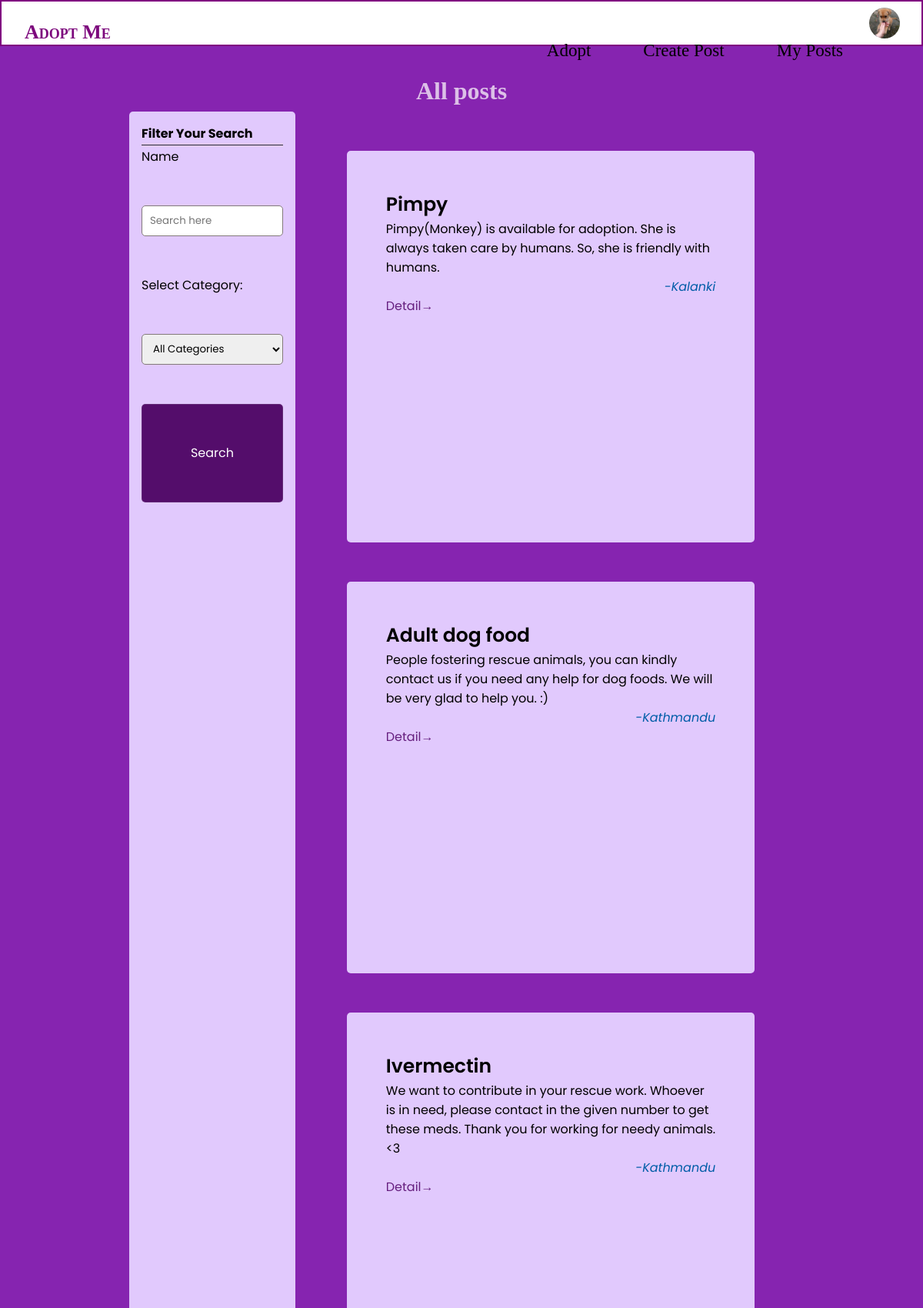
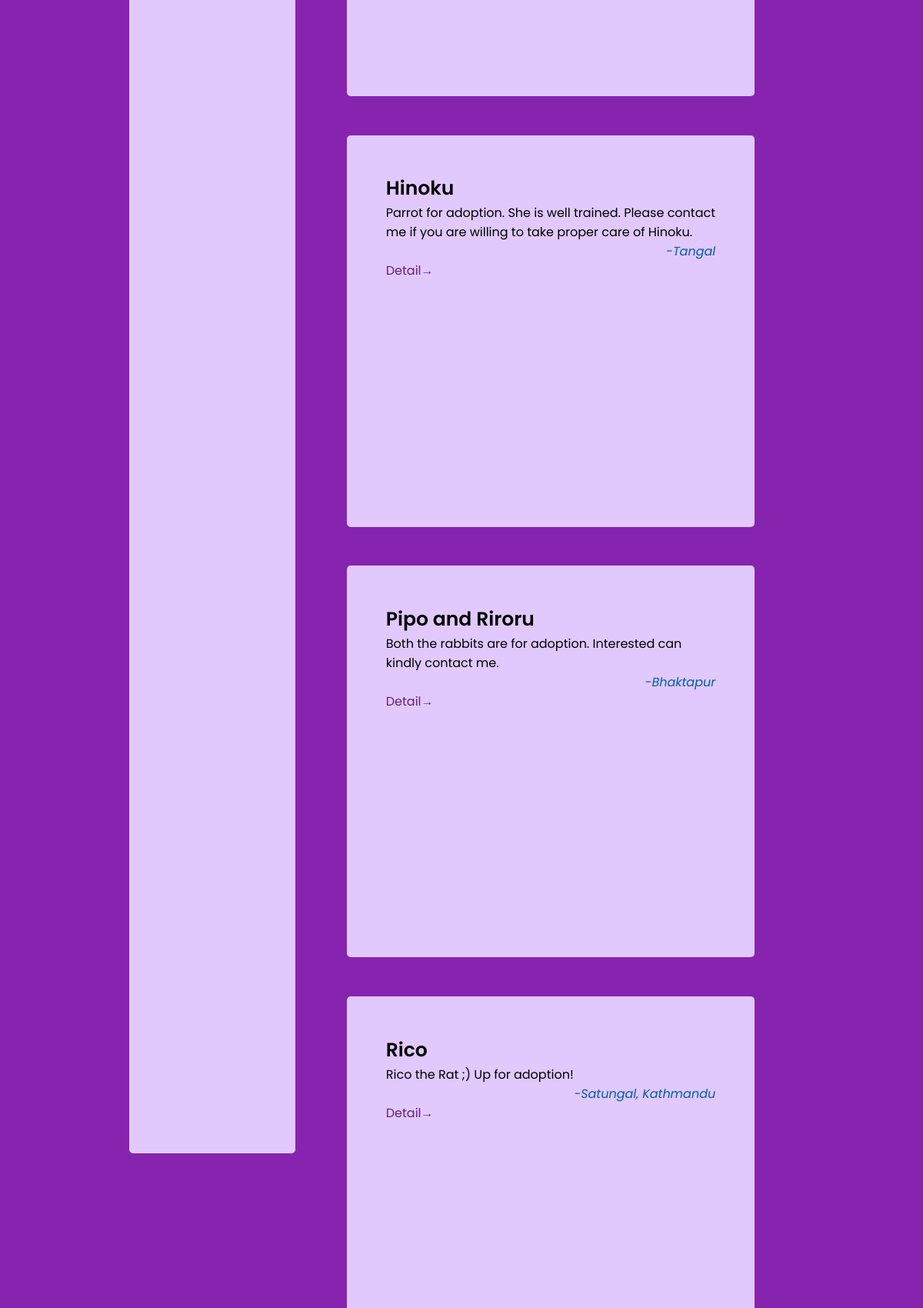
Page /list.php (signed in, upper part) on the committed database (2 pictures, top to bottom).
### tables this page shows
CREATE TABLE `pets` (
  `id` int(11) NOT NULL,
  `title` varchar(255) NOT NULL,
  `description` text NOT NULL,
  `location` varchar(255) NOT NULL,
  `contact` int(11) NOT NULL,
  `helper_id` int(10) UNSIGNED NOT NULL,
  `category` int(10) UNSIGNED DEFAULT NULL,
  `created_at` datetime NOT NULL DEFAULT current_timestamp(),
  `active` int(11) NOT NULL DEFAULT 1,
  `image` varchar(255) DEFAULT NULL
);

### includes/function.php (called while the page is built, shortened)
<?php
require_once('database.php');
function getDonations($limit = NULL, $offset = NULL, $search = NULL, $category = NULL)
{
    global $conn;
    $lim = $limit !== NULL ? $limit : 10;
    $off = $offset !== NULL ? $offset : 0;
    $active = 1;
    $search = "%" . $search . "%";
    if ($category !== "" && $category !== NULL && $category !== 0) {
        $sql = $conn->prepare("SELECT id, location, title, description FROM `pets` WHERE `active` = ? AND `category` = ? AND CONCAT_WS('',`title`,`description`) LIKE ? ORDER BY `id` DESC LIMIT ? OFFSET ?");
        $sql->bind_param('iisii', $active, $category, $search, $lim, $off);
        $count_sql = $conn->prepare("SELECT COUNT(id) as total FROM `pets` WHERE `active` = ? AND `category` = ? AND CONCAT_WS('',`title`,`description`) LIKE ?");
        $count_sql->bind_param('iis', $active, $category, $search);
    } else {
        $sql = $conn->prepare("SELECT id, location, title, description FROM `pets` WHERE `active` = ? AND CONCAT_WS('',`title`,`description`) LIKE ? ORDER BY `id` DESC LIMIT ? OFFSET ?");
        $sql->bind_param('isii', $active, $search, $lim, $off);
        $count_sql = $conn->prepare("SELECT COUNT(id) as total FROM `pets` WHERE `active` = ? AND CONCAT_WS('',`title`,`description`) LIKE ?");
        $count_sql->bind_param('is', $active, $search);
    }
    $count_sql->execute();
    $count = $count_sql->get_result()->fetch_object();
    $sql->execute();
    $pets = $sql->get_result();
    $data = array('count' => $count->total, 'results' => $pets);
    return $data;
}

### partials/category_inp.php (the view, shortened to what this page needs)
<label for='category'>Select Category:</label>
<select id='create-help-category' class='search-input input' name='category'>
    <option value=''>All Categories</option>
</select>

### list.php (shortened to what this page needs)
<?php
include './includes/function.php';
?>
<!DOCTYPE html>
<html lang="en">
<head>
    <link rel="stylesheet" href="./styles/main.css">
    <link rel="stylesheet" href="./styles/nav.css">
    <link rel="stylesheet" href="./styles/list.css">
</head>
<body>
    <?php include("./partials/nav.php") ?>
    <div class="container">
        <div class="title">
            <h1>All posts</h1>
        </div>
        <div class="data-section">
            <div class="sidebar">
                <?php
                include("partials/search_sidebar.php");
                ?>
            </div>
            <div class="helplist-container" autofocus>
                <?php
                $limit = (isset($_GET['limit']) && $_GET['limit'] != null) ? $_GET['limit'] : 10;
                $offset = (isset($_GET['offset']) && $_GET['offset'] != null) ? $_GET['offset'] : 0;
                $category = (isset($_GET['category']) && $_GET['category'] != null) ? $_GET['category'] : NULL;
                $search = (isset($_GET['search']) && $_GET['search'] != null) ? $_GET['search'] : "";
                $donations = getDonations($limit, $offset, $search, $category);
                while ($donation = mysqli_fetch_array($donations['results'])) {
                ?>
                    <div class='help-item'>
                        <div class='help-title'>
                            <h3><?= $donation['title'] ?></h3>
                        </div>
                        <div class='help-description'>
                            <p><?= $donation['description'] ?></p>
                        </div>
                        <div class='help-meta'> -<?= $donation['location'] ?></div>
                        <div class="view-more"><a href="./help-detail.php?help_id=<?= $donation['id'] ?>" class="">Detail&rarr;</a></div>
                    </div>
                <?php
                }
                ?>
        </div>
    </div>
</body>
</html>

### styles/main.css (style rules this page uses)
* { --primary: #a65bfc; --secondary: #c099e8; --primary-green: #227027; --secondary-green: #90f096; --primary-red: #a81b0e; --secondary-red: #ff7a73; --meta: rgb(0, 93, 168); --focus-light: rgba(163, 211, 226, 0.897); --primary-btn-active: #af58c3; padding: 0px; margin: 0px; font-family: "Poppins", "Segoe UI", Tahoma, Geneva, Verdana, sans-serif; box-sizing: border-box; }
.container { padding: 100px 10rem 0px 10rem; }
a { text-decoration: none; color: #651e7e; }
.input, input { float: left; min-height: 3em; width: 100%; border-radius: 5px; border: 0.1em solid rgb(131, 122, 122); padding: 0px 1em 0px 1em; }
body { background: #a65bfc; }

### styles/nav.css (style rules this page uses)
* { margin: 0; padding: 0; }
body { background: #8624b0; }

### styles/list.css (style rules this page uses)
.title { text-align: center; color: rgba(243, 233, 245, 0.795); align-content: center; }
.title h1 { font-family: cursive; }
.data-section { display: flex; flex-wrap: wrap; padding: 0.5em; }
.sidebar { flex: 1 1 25%; background-color: #e1c9fd; height: 60vh; padding: 1rem; border-radius: 5px; }
.helplist-container, .related-helps { flex: 1 1 75%; height: 75vh; min-width: 60%; background-color: transparent; border-radius: 5px; overflow-y: scroll; padding: 0px 0px 0px 1rem; }
.help-item { min-height: 10vh; background-color: #e1c9fd; margin: 1vh; padding: 1vh; border-radius: 5px; }
.help-meta { font-style: italic; text-align: right; color: var(--meta); }
.search-input { margin: 1vh 0px; padding: 0px 10px 0px 10px; }
.help-title > * { font-weight: 600; font-size: 25px; }

### rows in the picture
pets: title "Pimpy", description "Pimpy(Monkey) is available for adoption. She is always taken care by humans. So, she is friendly with humans.", location "Kalanki"
pets: title "Adult dog food", description "People fostering rescue animals, you can kindly contact us if you need any help for dog foods. We will be very glad to help you. :)", location "Kathmandu"
pets: title "Ivermectin", description "We want to contribute in your rescue work. Whoever is in need, please contact in the given number to get these meds. Thank you for working for needy animals. <3", location "Kathmandu"
pets: title "Hinoku", description "Parrot for adoption. She is well trained. Please contact me if you are willing to take proper care of Hinoku.", location "Tangal"
pets: title "Pipo and Riroru", description "Both the rabbits are for adoption. Interested can kindly contact me.", location "Bhaktapur"
pets: title "Rico", description "Rico the Rat ;) Up for adoption!", location "Satungal, Kathmandu"
